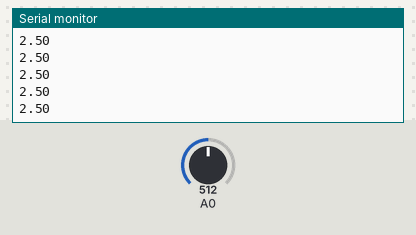
Recording of a sketch running on a simulated Arduino Uno, built with avr-gcc and run on an emulated ATmega328P. Shown: the last lines printed to the serial monitor. The test bench sets the inputs (shaded band); at power-on: A0 = 512.

Above: at 1.2 s.
1.3 s: A0 set to 716
At 2.2 s:
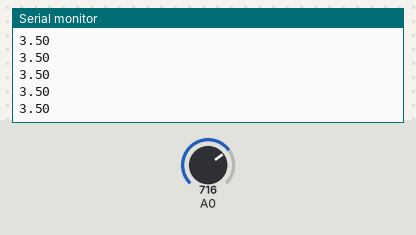
2.8 s: A0 set to 900
At 3.6 s:
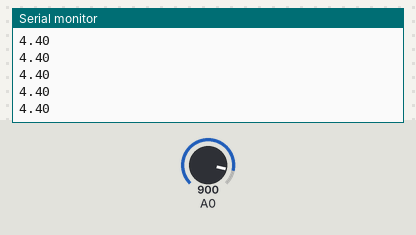
Timing chart, 0 to 5.8 s (numbered marks = the images above; inputs shaded):
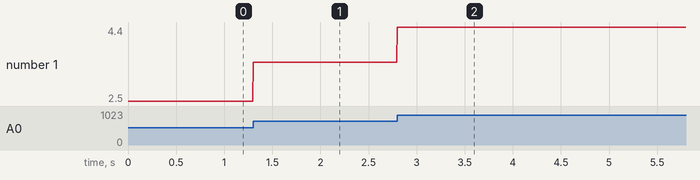

Measured:
- after the input at 1.3 s, the serial monitor: prints a new line at once (image 1)
- after the input at 2.8 s, the serial monitor: prints a new line at once (image 2)
- plotted number 1: 2.5 → 3.5 after the input at 1.3 s, 3.5 → 4.4 after the input at 2.8 s

The sketch:

sketch_may27a-arduino-oscilloscope-test.ino
```cpp
// (licence header left out)
void setup() {
  Serial.begin(250000);
  pinMode(A0, INPUT);
}

void loop() {
  int val = analogRead(A0);
  float result = val * (5.0 / 1023.0);
  Serial.println(result);
  delay(5);
}
```
